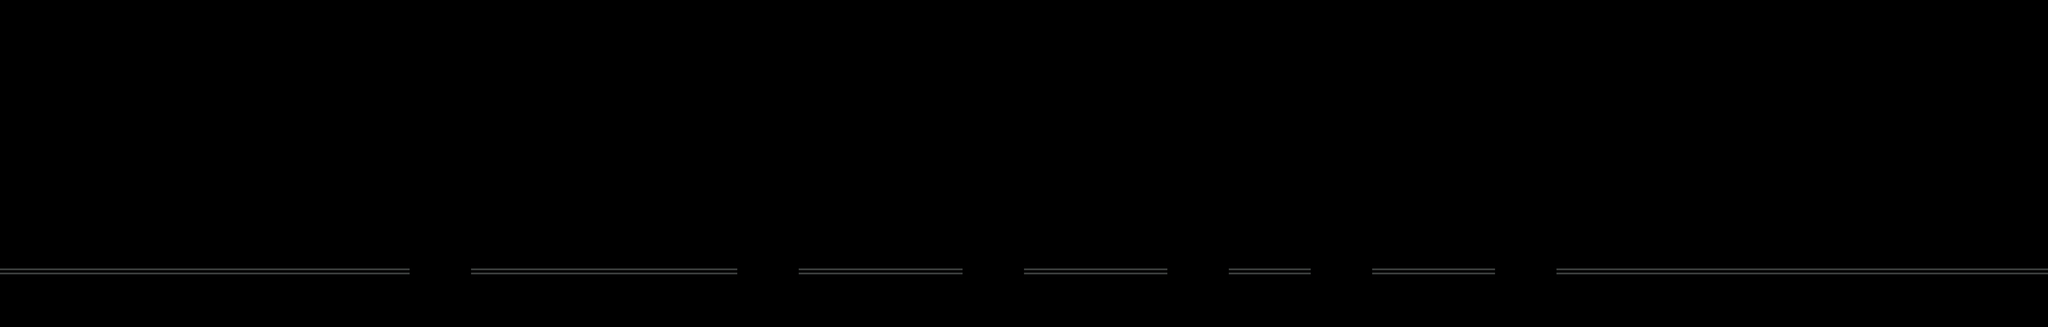

A level layout from a 2D game, rendered from its tile map. Below: a short description, then the map file with its tile-grid data intact:
An orthogonal 100x16 tile map with 128x128 px tiles, 1 tile layer (sol).

<map version="1.9" tiledversion="1.9.2" orientation="orthogonal" renderorder="right-down" width="100" height="16" tilewidth="128" tileheight="128" infinite="0" nextlayerid="2" nextobjectid="1">
 <tileset firstgid="1" name="tileset" tilewidth="128" tileheight="128" tilecount="25" columns="5">
  <image source="../../../asset/carte/tileset.png" width="640" height="640" />
  <tile id="1">
   <properties>
    <property name="solide" type="bool" value="true" />
   </properties>
  </tile>
  <tile id="2">
   <properties>
    <property name="solide" type="bool" value="true" />
   </properties>
  </tile>
  <tile id="3">
   <properties>
    <property name="solide" type="bool" value="true" />
   </properties>
  </tile>
  <tile id="6">
   <properties>
    <property name="solide" type="bool" value="true" />
   </properties>
  </tile>
  <tile id="7">
   <properties>
    <property name="solide" type="bool" value="true" />
   </properties>
  </tile>
  <tile id="8">
   <properties>
    <property name="solide" type="bool" value="true" />
   </properties>
  </tile>
  <tile id="17">
   <properties>
    <property name="solide" type="bool" value="true" />
   </properties>
  </tile>
  <tile id="18">
   <properties>
    <property name="solide" type="bool" value="true" />
   </properties>
  </tile>
  <tile id="19">
   <properties>
    <property name="solide" type="bool" value="true" />
   </properties>
  </tile>
  <tile id="20">
   <properties>
    <property name="solide" type="bool" value="true" />
   </properties>
  </tile>
  <tile id="21">
   <properties>
    <property name="solide" type="bool" value="true" />
   </properties>
  </tile>
 </tileset>
 <layer id="1" name="sol" width="100" height="16">
  <data encoding="csv">
0,0,0,0,0,0,0,0,0,0,0,0,0,0,0,0,0,0,0,0,0,0,0,0,0,0,0,0,0,0,0,0,0,0,0,0,0,0,0,0,0,0,0,0,0,0,0,0,0,0,0,0,0,0,0,0,0,0,0,0,0,0,0,0,0,0,0,0,0,0,0,0,0,0,0,0,0,0,0,0,0,0,0,0,0,0,0,0,0,0,0,0,0,0,0,0,0,0,0,0,
0,0,0,0,0,0,0,0,0,0,0,0,0,0,0,0,0,0,0,0,0,0,0,0,0,0,0,0,0,0,0,0,0,0,0,0,0,0,0,0,0,0,0,0,0,0,0,0,0,0,0,0,0,0,0,0,0,0,0,0,0,0,0,0,0,0,0,0,0,0,0,0,0,0,0,0,0,0,0,0,0,0,0,0,0,0,0,0,0,0,0,0,0,0,0,0,0,0,0,0,
0,0,0,0,0,0,0,0,0,0,0,0,0,0,0,0,0,0,0,0,0,0,0,0,0,0,0,0,0,0,0,0,0,0,0,0,0,0,0,0,0,0,0,0,0,0,0,0,0,0,0,0,0,0,0,0,0,0,0,0,0,0,0,0,0,0,0,0,0,0,0,0,0,0,0,0,0,0,0,0,0,0,0,0,0,0,0,0,0,0,0,0,0,0,0,0,0,0,0,0,
0,0,0,0,0,0,0,0,0,0,0,0,0,0,0,0,0,0,0,0,0,0,0,0,0,0,0,0,0,0,0,0,0,0,0,0,0,0,0,0,0,0,0,0,0,0,0,0,0,0,0,0,0,0,0,0,0,0,0,0,0,0,0,0,0,0,0,0,0,0,0,0,0,0,0,0,0,0,0,0,0,0,0,0,0,0,0,0,0,0,0,0,0,0,0,0,0,0,0,0,
0,0,0,0,0,0,0,0,0,0,0,0,0,0,0,0,0,0,0,0,0,0,0,0,0,0,0,0,0,0,0,0,0,0,0,0,0,0,0,0,0,0,0,0,0,0,0,0,0,0,0,0,0,0,0,0,0,0,0,0,0,0,0,0,0,0,0,0,0,0,0,0,0,0,0,0,0,0,0,0,0,0,0,0,0,0,0,0,0,0,0,0,0,0,0,0,0,0,0,0,
0,0,0,0,0,0,0,0,0,0,0,0,0,0,0,0,0,0,0,0,0,0,0,0,0,0,0,0,0,0,0,0,0,0,0,0,0,0,0,0,0,0,0,0,0,0,0,0,0,0,0,0,0,0,0,0,0,0,0,0,0,0,0,0,0,0,0,0,0,0,0,0,0,0,0,0,0,0,0,0,0,0,0,0,0,0,0,0,0,0,0,0,0,0,0,0,0,0,0,0,
0,0,0,0,0,0,0,0,0,0,0,0,0,0,0,0,0,0,0,0,0,0,0,0,0,0,0,0,0,0,0,0,0,0,0,0,0,0,0,0,0,0,0,0,0,0,0,0,0,0,0,0,0,0,0,0,0,0,0,0,0,0,0,0,0,0,0,0,0,0,0,0,0,0,0,0,0,0,0,0,0,0,0,0,0,0,0,0,0,0,0,0,0,0,0,0,0,0,0,0,
0,0,0,0,0,0,0,0,0,0,0,0,0,0,0,0,0,0,0,0,0,0,0,0,0,0,0,0,0,0,0,0,0,0,0,0,0,0,0,0,0,0,0,0,0,0,0,0,0,0,0,0,0,0,0,0,0,0,0,0,0,0,0,0,0,0,0,0,0,0,0,0,0,0,0,0,0,0,0,0,0,0,0,0,0,0,0,0,0,0,0,0,0,0,0,0,0,0,0,0,
0,0,0,0,0,0,0,0,0,0,0,0,0,0,0,0,0,0,0,0,0,0,0,0,0,0,0,0,0,0,0,0,0,0,0,0,0,0,0,0,0,0,0,0,0,0,0,0,0,0,0,0,0,0,0,0,0,0,0,0,0,0,0,0,0,0,0,0,0,0,0,0,0,0,0,0,0,0,0,0,0,0,0,0,0,0,0,0,0,0,0,0,0,0,0,0,0,0,0,0,
0,0,0,0,0,0,0,0,0,0,0,0,0,0,0,0,0,0,0,0,0,0,0,0,0,0,0,0,0,0,0,0,0,0,0,0,0,0,0,0,0,0,0,0,0,0,0,0,0,0,0,0,0,0,0,0,0,0,0,0,0,0,0,0,0,0,0,0,0,0,0,0,0,0,0,0,0,0,0,0,0,0,0,0,0,0,0,0,0,0,0,0,0,0,0,0,0,0,0,0,
0,0,0,0,0,0,0,0,0,0,0,0,0,0,0,0,0,0,0,0,0,0,0,0,0,0,0,0,0,0,0,0,0,0,0,0,0,0,0,0,0,0,0,0,0,0,0,0,0,0,0,0,0,0,0,0,0,0,0,0,0,0,0,0,0,0,0,0,0,0,0,0,0,0,0,0,0,0,0,0,0,0,0,0,0,0,0,0,0,0,0,0,0,0,0,0,0,0,0,0,
0,0,0,0,0,0,0,0,0,0,0,0,0,0,0,0,0,0,0,0,0,0,0,0,0,0,0,0,0,0,0,0,0,0,0,0,0,0,0,0,0,0,0,0,0,0,0,0,0,0,0,0,0,0,0,0,0,0,0,0,0,0,0,0,0,0,0,0,0,0,0,0,0,0,0,0,0,0,0,0,0,0,0,0,0,0,0,0,0,0,0,0,0,0,0,0,0,0,0,0,
0,0,0,0,0,0,0,0,0,0,0,0,0,0,0,0,0,0,0,0,0,0,0,0,0,0,0,0,0,0,0,0,0,0,0,0,0,0,0,0,0,0,0,0,0,0,0,0,0,0,0,0,0,0,0,0,0,0,0,0,0,0,0,0,0,0,0,0,0,0,0,0,0,0,0,0,0,0,0,0,0,0,0,0,0,0,0,0,0,0,0,0,0,0,0,0,0,0,0,0,
21,21,21,21,21,21,21,21,21,21,21,21,21,21,21,21,21,21,21,21,0,0,0,21,21,21,21,21,21,21,21,21,21,21,21,21,0,0,0,21,21,21,21,21,21,21,21,0,0,0,21,21,21,21,21,21,21,0,0,0,21,21,21,21,0,0,0,21,21,21,21,21,21,0,0,0,21,21,21,21,21,21,21,21,21,21,21,21,21,21,21,21,21,21,21,21,21,21,21,21,
0,0,0,0,0,0,0,0,0,0,0,0,0,0,0,0,0,0,0,0,0,0,0,0,0,0,0,0,0,0,0,0,0,0,0,0,0,0,0,0,0,0,0,0,0,0,0,0,0,0,0,0,0,0,0,0,0,0,0,0,0,0,0,0,0,0,0,0,0,0,0,0,0,0,0,0,0,0,0,0,0,0,0,0,0,0,0,0,0,0,0,0,0,0,0,0,0,0,0,0,
0,0,0,0,0,0,0,0,0,0,0,0,0,0,0,0,0,0,0,0,0,0,0,0,0,0,0,0,0,0,0,0,0,0,0,0,0,0,0,0,0,0,0,0,0,0,0,0,0,0,0,0,0,0,0,0,0,0,0,0,0,0,0,0,0,0,0,0,0,0,0,0,0,0,0,0,0,0,0,0,0,0,0,0,0,0,0,0,0,0,0,0,0,0,0,0,0,0,0,0
</data>
 </layer>
</map>
